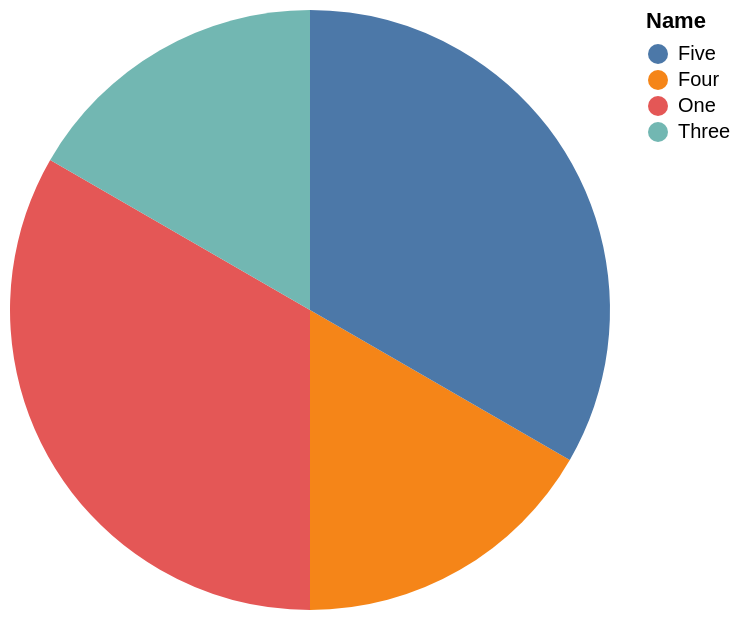

Here is the Vega-Lite specification saved for this chart:
### Vega-Lite specification from a JSON file in a GitHub repository (floating-point values rounded to 4 significant figures)
{"data": {"values": [{"x_data": "One", "y_data": 2}, {"x_data": "Three", "y_data": 1}, {"x_data": "Four", "y_data": 1}, {"x_data": "Five", "y_data": 2}]}, "mark": "arc", "encoding": {"theta": {"field": "y_data", "type": "quantitative", "title": "count(*)"}, "color": {"field": "x_data", "type": "nominal", "title": "Name"}}}
